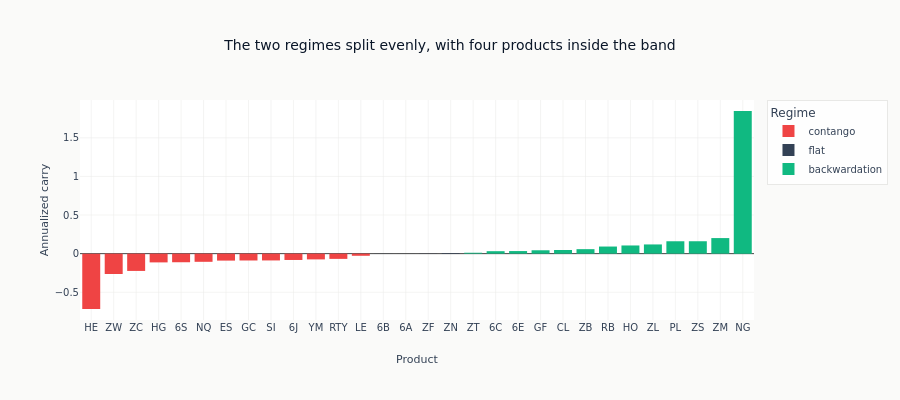

Notebook code for this chart:
### Markdown cell above
### F8. The curve on one date

What the carrier looks like across the universe at a single decision, which is the object the
strategy actually ranks. The date is the most recent one on which all 30 products quoted both of
the contracts carry is measured between: a snapshot missing a third of the universe would show a
cross-section no decision was ever taken over. The regime band declared in the configuration is
what separates the three colours, and the vertical scale is what a single ranking has to absorb.

### Code cell
REGIME = {1: "backwardation", 0: "flat", -1: "contango"}
quoted = front.group_by("timestamp").agg(pl.col("carry_pct").is_not_null().sum().alias("n"))
snapshot_date = quoted.filter(pl.col("n") == front["product"].n_unique())["timestamp"].max()
snapshot = front.filter(pl.col("timestamp") == snapshot_date).with_columns(
    pl.col("carry_regime_num").replace_strict(REGIME).alias("Regime")
)
fig = px.bar(
    snapshot.sort("carry_pct").to_pandas(),
    x="product",
    y="carry_pct",
    color="Regime",
    color_discrete_map={
        "backwardation": COLORS["positive"],
        "flat": COLORS["neutral"],
        "contango": COLORS["negative"],
    },
    title="The two regimes split evenly, with four products inside the band",
    labels={"carry_pct": "Annualized carry", "product": "Product"},
)
fig.update_layout(height=400)
fig.show()

### Figure 1 — Plotly figure (JSON) as saved in the notebook; plotly's stock layout.template omitted (floating-point values rounded to 4 significant figures)
{"data": [{"hovertemplate": "Regime=contango<br>Product=%{x}<br>Annualized carry=%{y}<extra></extra>", "legendgroup": "contango", "marker": {"color": "#ef4444", "pattern": {"shape": ""}}, "name": "contango", "orientation": "v", "showlegend": true, "textposition": "auto", "type": "bar", "x": ["HE", "ZW", "ZC", "HG", "6S", "NQ", "ES", "GC", "SI", "6J", "YM", "RTY", "LE"], "xaxis": "x", "y": [-0.7167, -0.2633, -0.2237, -0.1131, -0.1113, -0.1057, -0.09013, -0.08855, -0.08794, -0.08187, -0.07432, -0.06765, -0.02751], "yaxis": "y"}, {"hovertemplate": "Regime=flat<br>Product=%{x}<br>Annualized carry=%{y}<extra></extra>", "legendgroup": "flat", "marker": {"color": "#334155", "pattern": {"shape": ""}}, "name": "flat", "orientation": "v", "showlegend": true, "textposition": "auto", "type": "bar", "x": ["6B", "6A", "ZF", "ZN"], "xaxis": "x", "y": [-0.001776, -0.0008963, 0.002569, 0.008315], "yaxis": "y"}, {"hovertemplate": "Regime=backwardation<br>Product=%{x}<br>Annualized carry=%{y}<extra></extra>", "legendgroup": "backwardation", "marker": {"color": "#10b981", "pattern": {"shape": ""}}, "name": "backwardation", "orientation": "v", "showlegend": true, "textposition": "auto", "type": "bar", "x": ["ZT", "6C", "6E", "GF", "CL", "ZB", "RB", "HO", "ZL", "PL", "ZS", "ZM", "NG"], "xaxis": "x", "y": [0.01167, 0.03192, 0.03351, 0.04386, 0.04773, 0.05821, 0.09208, 0.1059, 0.1194, 0.1605, 0.1608, 0.2016, 1.847], "yaxis": "y"}], "layout": {"barmode": "relative", "height": 400, "legend": {"title": {"text": "Regime"}, "tracegroupgap": 0}, "title": {"text": "The two regimes split evenly, with four products inside the band"}, "xaxis": {"anchor": "y", "domain": [0.0, 1.0], "title": {"text": "Product"}}, "yaxis": {"anchor": "x", "domain": [0.0, 1.0], "title": {"text": "Annualized carry"}}}}
